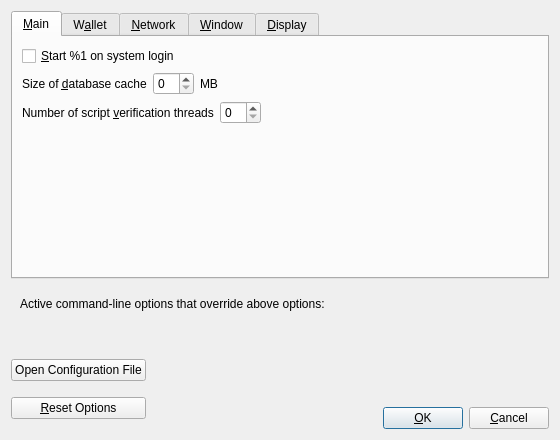
<?xml version="1.0" encoding="UTF-8"?>
<ui version="4.0">
 <class>OptionsDialog</class>
 <widget class="QDialog" name="OptionsDialog">
  <property name="geometry">
   <rect>
    <x>0</x>
    <y>0</y>
    <width>560</width>
    <height>440</height>
   </rect>
  </property>
  <property name="windowTitle">
   <string>Options</string>
  </property>
  <property name="modal">
   <bool>true</bool>
  </property>
  <layout class="QVBoxLayout" name="verticalLayout">
   <item>
    <widget class="QTabWidget" name="tabWidget">
     <property name="currentIndex">
      <number>0</number>
     </property>
     <widget class="QWidget" name="tabMain">
      <attribute name="title">
       <string>&amp;Main</string>
      </attribute>
      <layout class="QVBoxLayout" name="verticalLayout_Main">
       <item>
        <widget class="QCheckBox" name="bitcoinAtStartup">
         <property name="toolTip">
          <string>Automatically start %1 after logging in to the system.</string>
         </property>
         <property name="text">
          <string>&amp;Start %1 on system login</string>
         </property>
        </widget>
       </item>
       <item>
        <layout class="QHBoxLayout" name="horizontalLayout_2_Main">
         <item>
          <widget class="QLabel" name="databaseCacheLabel">
           <property name="text">
            <string>Size of &amp;database cache</string>
           </property>
           <property name="textFormat">
            <enum>Qt::PlainText</enum>
           </property>
           <property name="buddy">
            <cstring>databaseCache</cstring>
           </property>
          </widget>
         </item>
         <item>
          <widget class="QSpinBox" name="databaseCache"/>
         </item>
         <item>
          <widget class="QLabel" name="databaseCacheUnitLabel">
           <property name="text">
            <string>MB</string>
           </property>
           <property name="textFormat">
            <enum>Qt::PlainText</enum>
           </property>
          </widget>
         </item>
         <item>
          <spacer name="horizontalSpacer_2_Main">
           <property name="orientation">
            <enum>Qt::Horizontal</enum>
           </property>
           <property name="sizeHint" stdset="0">
            <size>
             <width>40</width>
             <height>20</height>
            </size>
           </property>
          </spacer>
         </item>
        </layout>
       </item>
       <item>
        <layout class="QHBoxLayout" name="horizontalLayout_3_Main">
         <item>
          <widget class="QLabel" name="threadsScriptVerifLabel">
           <property name="text">
            <string>Number of script &amp;verification threads</string>
           </property>
           <property name="textFormat">
            <enum>Qt::PlainText</enum>
           </property>
           <property name="buddy">
            <cstring>threadsScriptVerif</cstring>
           </property>
          </widget>
         </item>
         <item>
          <widget class="QSpinBox" name="threadsScriptVerif">
           <property name="toolTip">
            <string>(0 = auto, &lt;0 = leave that many cores free)</string>
           </property>
          </widget>
         </item>
         <item>
          <spacer name="horizontalSpacer_3_Main">
           <property name="orientation">
            <enum>Qt::Horizontal</enum>
           </property>
           <property name="sizeHint" stdset="0">
            <size>
             <width>40</width>
             <height>20</height>
            </size>
           </property>
          </spacer>
         </item>
        </layout>
       </item>
       <item>
        <spacer name="verticalSpacer_Main">
         <property name="orientation">
          <enum>Qt::Vertical</enum>
         </property>
         <property name="sizeHint" stdset="0">
          <size>
           <width>20</width>
           <height>40</height>
          </size>
         </property>
        </spacer>
       </item>
      </layout>
     </widget>
     <widget class="QWidget" name="tabWallet">
      <attribute name="title">
       <string>W&amp;allet</string>
      </attribute>
      <layout class="QVBoxLayout" name="verticalLayout_Wallet">
       <item>
        <widget class="QGroupBox" name="groupBox">
         <property name="title">
          <string>Expert</string>
         </property>
         <layout class="QVBoxLayout" name="verticalLayout_2">
          <item>
           <widget class="QCheckBox" name="coinControlFeatures">
            <property name="toolTip">
             <string>Whether to show coin control features or not.</string>
            </property>
            <property name="text">
             <string>Enable coin &amp;control features</string>
            </property>
           </widget>
          </item>
          <item>
           <widget class="QCheckBox" name="spendZeroConfChange">
            <property name="toolTip">
             <string>If you disable the spending of unconfirmed change, the change from a transaction cannot be used until that transaction has at least one confirmation. This also affects how your balance is computed.</string>
            </property>
            <property name="text">
             <string>&amp;Spend unconfirmed change</string>
            </property>
           </widget>
          </item>
         </layout>
        </widget>
       </item>
       <item>
        <spacer name="verticalSpacer_Wallet">
         <property name="orientation">
          <enum>Qt::Vertical</enum>
         </property>
         <property name="sizeHint" stdset="0">
          <size>
           <width>20</width>
           <height>40</height>
          </size>
         </property>
        </spacer>
       </item>
      </layout>
     </widget>
     <widget class="QWidget" name="tabNetwork">
      <attribute name="title">
       <string>&amp;Network</string>
      </attribute>
      <layout class="QVBoxLayout" name="verticalLayout_Network">
       <item>
        <widget class="QCheckBox" name="mapPortUpnp">
         <property name="toolTip">
          <string>Automatically open the VoodooCash client port on the router. This only works when your router supports UPnP and it is enabled.</string>
         </property>
         <property name="text">
          <string>Map port using &amp;UPnP</string>
         </property>
        </widget>
       </item>
       <item>
        <widget class="QCheckBox" name="allowIncoming">
         <property name="toolTip">
          <string>Accept connections from outside</string>
         </property>
         <property name="text">
          <string>Allow incoming connections</string>
         </property>
        </widget>
       </item>
       <item>
        <widget class="QCheckBox" name="connectSocks">
         <property name="toolTip">
          <string>Connect to the VoodooCash network through a SOCKS5 proxy.</string>
         </property>
         <property name="text">
          <string>&amp;Connect through SOCKS5 proxy (default proxy):</string>
         </property>
        </widget>
       </item>
       <item>
        <layout class="QHBoxLayout" name="horizontalLayout_1_Network">
         <item>
          <widget class="QLabel" name="proxyIpLabel">
           <property name="text">
            <string>Proxy &amp;IP:</string>
           </property>
           <property name="textFormat">
            <enum>Qt::PlainText</enum>
           </property>
           <property name="buddy">
            <cstring>proxyIp</cstring>
           </property>
          </widget>
         </item>
         <item>
          <widget class="QValidatedLineEdit" name="proxyIp">
           <property name="minimumSize">
            <size>
             <width>140</width>
             <height>0</height>
            </size>
           </property>
           <property name="maximumSize">
            <size>
             <width>140</width>
             <height>16777215</height>
            </size>
           </property>
           <property name="toolTip">
            <string>IP address of the proxy (e.g. IPv4: 127.0.0.1 / IPv6: ::1)</string>
           </property>
          </widget>
         </item>
         <item>
          <widget class="QLabel" name="proxyPortLabel">
           <property name="text">
            <string>&amp;Port:</string>
           </property>
           <property name="textFormat">
            <enum>Qt::PlainText</enum>
           </property>
           <property name="buddy">
            <cstring>proxyPort</cstring>
           </property>
          </widget>
         </item>
         <item>
          <widget class="QLineEdit" name="proxyPort">
           <property name="minimumSize">
            <size>
             <width>55</width>
             <height>0</height>
            </size>
           </property>
           <property name="maximumSize">
            <size>
             <width>55</width>
             <height>16777215</height>
            </size>
           </property>
           <property name="toolTip">
            <string>Port of the proxy (e.g. 9050)</string>
           </property>
          </widget>
         </item>
         <item>
          <spacer name="horizontalSpacer_1_Network">
           <property name="orientation">
            <enum>Qt::Horizontal</enum>
           </property>
           <property name="sizeHint" stdset="0">
            <size>
             <width>40</width>
             <height>20</height>
            </size>
           </property>
          </spacer>
         </item>
        </layout>
       </item>
       <item>
        <layout class="QHBoxLayout" name="horizontalLayout_2_Network">
         <item>
          <widget class="QLabel" name="proxyActiveNets">
           <property name="text">
            <string>Used for reaching peers via:</string>
           </property>
           <property name="textFormat">
            <enum>Qt::PlainText</enum>
           </property>
          </widget>
         </item>
         <item>
          <widget class="QCheckBox" name="proxyReachIPv4">
           <property name="enabled">
            <bool>false</bool>
           </property>
           <property name="toolTip">
            <string>Shows if the supplied default SOCKS5 proxy is used to reach peers via this network type.</string>
           </property>
           <property name="text">
            <string/>
           </property>
          </widget>
         </item>
         <item>
          <widget class="QLabel" name="proxyReachIPv4Label">
           <property name="text">
            <string>IPv4</string>
           </property>
           <property name="textFormat">
            <enum>Qt::PlainText</enum>
           </property>
          </widget>
         </item>
         <item>
          <widget class="QCheckBox" name="proxyReachIPv6">
           <property name="enabled">
            <bool>false</bool>
           </property>
           <property name="toolTip">
            <string>Shows if the supplied default SOCKS5 proxy is used to reach peers via this network type.</string>
           </property>
           <property name="text">
            <string/>
           </property>
          </widget>
         </item>
         <item>
          <widget class="QLabel" name="proxyReachIPv6Label">
           <property name="text">
            <string>IPv6</string>
           </property>
           <property name="textFormat">
            <enum>Qt::PlainText</enum>
           </property>
          </widget>
         </item>
         <item>
          <widget class="QCheckBox" name="proxyReachTor">
           <property name="enabled">
            <bool>false</bool>
           </property>
           <property name="toolTip">
            <string>Shows if the supplied default SOCKS5 proxy is used to reach peers via this network type.</string>
           </property>
           <property name="text">
            <string/>
           </property>
          </widget>
         </item>
         <item>
          <widget class="QLabel" name="proxyReachTorLabel">
           <property name="text">
            <string>Tor</string>
           </property>
           <property name="textFormat">
            <enum>Qt::PlainText</enum>
           </property>
          </widget>
         </item>
         <item>
          <spacer name="horizontalSpacer_2_Network">
           <property name="orientation">
            <enum>Qt::Horizontal</enum>
           </property>
           <property name="sizeHint" stdset="0">
            <size>
             <width>40</width>
             <height>20</height>
            </size>
           </property>
          </spacer>
         </item>
        </layout>
       </item>
       <item>
        <widget class="QCheckBox" name="connectSocksTor">
         <property name="toolTip">
          <string>Connect to the VoodooCash network through a separate SOCKS5 proxy for Tor hidden services.</string>
         </property>
         <property name="text">
          <string>Use separate SOCKS5 proxy to reach peers via Tor hidden services:</string>
         </property>
        </widget>
       </item>
       <item>
        <layout class="QHBoxLayout" name="horizontalLayout_3_Network">
         <item>
          <widget class="QLabel" name="proxyIpTorLabel">
           <property name="text">
            <string>Proxy &amp;IP:</string>
           </property>
           <property name="textFormat">
            <enum>Qt::PlainText</enum>
           </property>
           <property name="buddy">
            <cstring>proxyIpTor</cstring>
           </property>
          </widget>
         </item>
         <item>
          <widget class="QValidatedLineEdit" name="proxyIpTor">
           <property name="minimumSize">
            <size>
             <width>140</width>
             <height>0</height>
            </size>
           </property>
           <property name="maximumSize">
            <size>
             <width>140</width>
             <height>16777215</height>
            </size>
           </property>
           <property name="toolTip">
            <string>IP address of the proxy (e.g. IPv4: 127.0.0.1 / IPv6: ::1)</string>
           </property>
          </widget>
         </item>
         <item>
          <widget class="QLabel" name="proxyPortTorLabel">
           <property name="text">
            <string>&amp;Port:</string>
           </property>
           <property name="textFormat">
            <enum>Qt::PlainText</enum>
           </property>
           <property name="buddy">
            <cstring>proxyPortTor</cstring>
           </property>
          </widget>
         </item>
         <item>
          <widget class="QLineEdit" name="proxyPortTor">
           <property name="minimumSize">
            <size>
             <width>55</width>
             <height>0</height>
            </size>
           </property>
           <property name="maximumSize">
            <size>
             <width>55</width>
             <height>16777215</height>
            </size>
           </property>
           <property name="toolTip">
            <string>Port of the proxy (e.g. 9050)</string>
           </property>
          </widget>
         </item>
         <item>
          <spacer name="horizontalSpacer_4_Network">
           <property name="orientation">
            <enum>Qt::Horizontal</enum>
           </property>
           <property name="sizeHint" stdset="0">
            <size>
             <width>40</width>
             <height>20</height>
            </size>
           </property>
          </spacer>
         </item>
        </layout>
       </item>
       <item>
        <spacer name="verticalSpacer_Network">
         <property name="orientation">
          <enum>Qt::Vertical</enum>
         </property>
         <property name="sizeHint" stdset="0">
          <size>
           <width>20</width>
           <height>40</height>
          </size>
         </property>
        </spacer>
       </item>
      </layout>
     </widget>
     <widget class="QWidget" name="tabWindow">
      <attribute name="title">
       <string>&amp;Window</string>
      </attribute>
      <layout class="QVBoxLayout" name="verticalLayout_Window">
       <item>
        <widget class="QCheckBox" name="hideTrayIcon">
         <property name="toolTip">
          <string>&amp;Hide the icon from the system tray.</string>
         </property>
         <property name="text">
          <string>Hide tray icon</string>
         </property>
        </widget>
       </item>
       <item>
        <widget class="QCheckBox" name="minimizeToTray">
         <property name="toolTip">
          <string>Show only a tray icon after minimizing the window.</string>
         </property>
         <property name="text">
          <string>&amp;Minimize to the tray instead of the taskbar</string>
         </property>
        </widget>
       </item>
       <item>
        <widget class="QCheckBox" name="minimizeOnClose">
         <property name="toolTip">
          <string>Minimize instead of exit the application when the window is closed. When this option is enabled, the application will be closed only after selecting Exit in the menu.</string>
         </property>
         <property name="text">
          <string>M&amp;inimize on close</string>
         </property>
        </widget>
       </item>
       <item>
        <spacer name="verticalSpacer_Window">
         <property name="orientation">
          <enum>Qt::Vertical</enum>
         </property>
         <property name="sizeHint" stdset="0">
          <size>
           <width>20</width>
           <height>40</height>
          </size>
         </property>
        </spacer>
       </item>
      </layout>
     </widget>
     <widget class="QWidget" name="tabDisplay">
      <attribute name="title">
       <string>&amp;Display</string>
      </attribute>
      <layout class="QVBoxLayout" name="verticalLayout_Display">
       <item>
        <layout class="QHBoxLayout" name="horizontalLayout_1_Display">
         <item>
          <widget class="QLabel" name="langLabel">
           <property name="text">
            <string>User Interface &amp;language:</string>
           </property>
           <property name="textFormat">
            <enum>Qt::PlainText</enum>
           </property>
           <property name="buddy">
            <cstring>lang</cstring>
           </property>
          </widget>
         </item>
         <item>
          <widget class="QValueComboBox" name="lang">
           <property name="toolTip">
            <string>The user interface language can be set here. This setting will take effect after restarting %1.</string>
           </property>
          </widget>
         </item>
        </layout>
       </item>
       <item>
        <layout class="QHBoxLayout" name="horizontalLayout_2_Display">
         <item>
          <widget class="QLabel" name="unitLabel">
           <property name="text">
            <string>&amp;Unit to show amounts in:</string>
           </property>
           <property name="textFormat">
            <enum>Qt::PlainText</enum>
           </property>
           <property name="buddy">
            <cstring>unit</cstring>
           </property>
          </widget>
         </item>
         <item>
          <widget class="QValueComboBox" name="unit">
           <property name="toolTip">
            <string>Choose the default subdivision unit to show in the interface and when sending coins.</string>
           </property>
          </widget>
         </item>
        </layout>
       </item>
       <item>
        <layout class="QHBoxLayout" name="horizontalLayout_3_Display">
         <item>
          <widget class="QLabel" name="thirdPartyTxUrlsLabel">
           <property name="toolTip">
            <string>Third party URLs (e.g. a block explorer) that appear in the transactions tab as context menu items. %s in the URL is replaced by transaction hash. Multiple URLs are separated by vertical bar |.</string>
           </property>
           <property name="text">
            <string>Third party transaction URLs</string>
           </property>
           <property name="buddy">
            <cstring>thirdPartyTxUrls</cstring>
           </property>
          </widget>
         </item>
         <item>
          <widget class="QLineEdit" name="thirdPartyTxUrls">
           <property name="toolTip">
            <string>Third party URLs (e.g. a block explorer) that appear in the transactions tab as context menu items. %s in the URL is replaced by transaction hash. Multiple URLs are separated by vertical bar |.</string>
           </property>
          </widget>
         </item>
        </layout>
       </item>
       <item>
        <spacer name="verticalSpacer_Display">
         <property name="orientation">
          <enum>Qt::Vertical</enum>
         </property>
         <property name="sizeHint" stdset="0">
          <size>
           <width>20</width>
           <height>40</height>
          </size>
         </property>
        </spacer>
       </item>
      </layout>
     </widget>
    </widget>
   </item>
   <item>
    <widget class="QFrame" name="frame">
     <layout class="QVBoxLayout" name="verticalLayout_Bottom">
      <item>
       <layout class="QHBoxLayout" name="horizontalLayout_Bottom">
        <item>
         <widget class="QLabel" name="overriddenByCommandLineInfoLabel">
          <property name="text">
           <string>Active command-line options that override above options:</string>
          </property>
          <property name="textFormat">
           <enum>Qt::PlainText</enum>
          </property>
         </widget>
        </item>
        <item>
         <spacer name="horizontalSpacer_Bottom">
          <property name="orientation">
           <enum>Qt::Horizontal</enum>
          </property>
          <property name="sizeHint" stdset="0">
           <size>
            <width>40</width>
            <height>20</height>
           </size>
          </property>
         </spacer>
        </item>
       </layout>
      </item>
      <item>
       <widget class="QLabel" name="overriddenByCommandLineLabel">
        <property name="text">
         <string/>
        </property>
        <property name="textFormat">
         <enum>Qt::PlainText</enum>
        </property>
        <property name="wordWrap">
         <bool>true</bool>
        </property>
       </widget>
      </item>
     </layout>
    </widget>
   </item>
   <item>
    <layout class="QHBoxLayout" name="horizontalLayout_Buttons">
     <item>
      <layout class="QVBoxLayout" name="verticalLayout_Buttons">
       <item>
        <widget class="QPushButton" name="openBitcoinConfButton">
         <property name="toolTip">
          <string>Open the %1 configuration file from the working directory.</string>
         </property>
         <property name="text">
          <string>Open Configuration File</string>
         </property>
         <property name="autoDefault">
          <bool>false</bool>
         </property>
        </widget>
       </item>
       <item>
        <widget class="QPushButton" name="resetButton">
         <property name="toolTip">
          <string>Reset all client options to default.</string>
         </property>
         <property name="text">
          <string>&amp;Reset Options</string>
         </property>
         <property name="autoDefault">
          <bool>false</bool>
         </property>
        </widget>
       </item>
      </layout>
     </item>
     <item>
      <spacer name="horizontalSpacer_1">
       <property name="orientation">
        <enum>Qt::Horizontal</enum>
       </property>
       <property name="sizeHint" stdset="0">
        <size>
         <width>40</width>
         <height>48</height>
        </size>
       </property>
      </spacer>
     </item>
     <item>
      <widget class="QLabel" name="statusLabel">
       <property name="minimumSize">
        <size>
         <width>200</width>
         <height>0</height>
        </size>
       </property>
       <property name="font">
        <font>
         <weight>75</weight>
         <bold>true</bold>
        </font>
       </property>
       <property name="text">
        <string/>
       </property>
       <property name="textFormat">
        <enum>Qt::PlainText</enum>
       </property>
       <property name="wordWrap">
        <bool>true</bool>
       </property>
      </widget>
     </item>
     <item>
      <spacer name="horizontalSpacer_2">
       <property name="orientation">
        <enum>Qt::Horizontal</enum>
       </property>
       <property name="sizeHint" stdset="0">
        <size>
         <width>40</width>
         <height>48</height>
        </size>
       </property>
      </spacer>
     </item>
     <item>
      <layout class="QVBoxLayout" name="verticalLayout_4">
       <item>
        <spacer name="verticalSpacer">
         <property name="orientation">
          <enum>Qt::Vertical</enum>
         </property>
         <property name="sizeHint" stdset="0">
          <size>
           <width>20</width>
           <height>40</height>
          </size>
         </property>
        </spacer>
       </item>
       <item>
        <layout class="QHBoxLayout" name="horizontalLayout">
         <item>
          <widget class="QPushButton" name="okButton">
           <property name="text">
            <string>&amp;OK</string>
           </property>
           <property name="autoDefault">
            <bool>false</bool>
           </property>
           <property name="default">
            <bool>true</bool>
           </property>
          </widget>
         </item>
         <item>
          <widget class="QPushButton" name="cancelButton">
           <property name="text">
            <string>&amp;Cancel</string>
           </property>
           <property name="autoDefault">
            <bool>false</bool>
           </property>
          </widget>
         </item>
        </layout>
       </item>
      </layout>
     </item>
    </layout>
   </item>
  </layout>
 </widget>
 <customwidgets>
  <customwidget>
   <class>QValidatedLineEdit</class>
   <extends>QLineEdit</extends>
   <header>qvalidatedlineedit.h</header>
  </customwidget>
  <customwidget>
   <class>QValueComboBox</class>
   <extends>QComboBox</extends>
   <header>qvaluecombobox.h</header>
  </customwidget>
 </customwidgets>
 <resources/>
 <connections/>
</ui>
